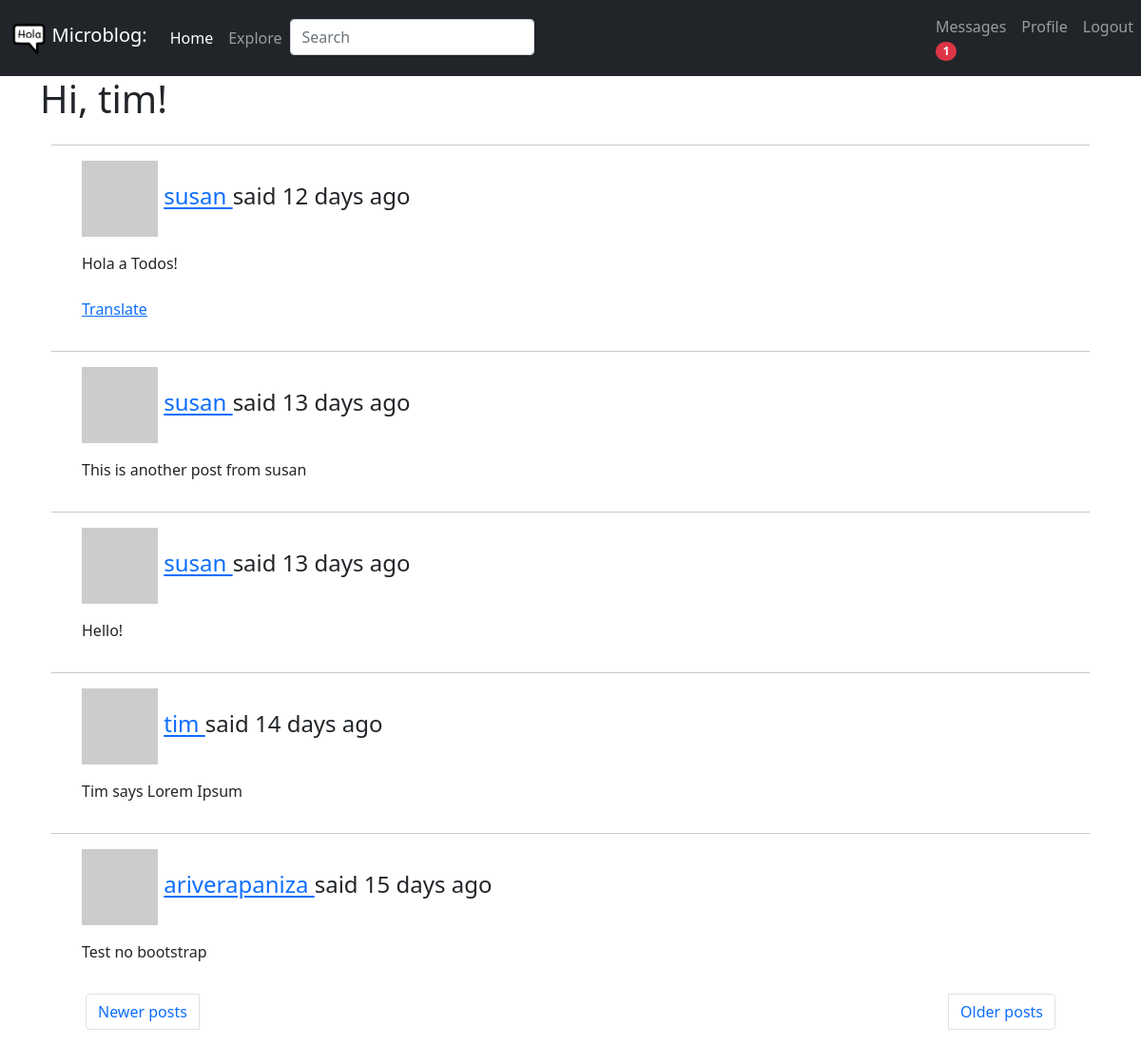
The app's page /explore?page=2 (signed in) with its own data.
### app/models.py (models this page shows, shortened)
class User(UserMixin, db.Model):
    id = db.Column(db.Integer, primary_key=True)
    username = db.Column(db.String(64), index=True, unique=True)
    email = db.Column(db.String(120), index=True, unique=True)
    password_hash = db.Column(db.String(128))
    posts = db.relationship('Post', backref='author', lazy='dynamic')
    about_me = db.Column(db.String(140))
    last_seen = db.Column(db.DateTime, default=datetime.utcnow)
    followed = db.relationship(
        'User', secondary=followers,
        primaryjoin=(followers.c.follower_id == id),
        secondaryjoin=(followers.c.followed_id == id),
        backref=db.backref('followers', lazy='dynamic'), lazy='dynamic')
    messages_sent = db.relationship('Message',
                                    foreign_keys='Message.sender_id',
                                    backref='author', lazy='dynamic')
    messages_received = db.relationship('Message',
                                        foreign_keys='Message.recipient_id',
                                        backref='recipient', lazy='dynamic')
    last_message_read_time = db.Column(db.DateTime)
    notifications = db.relationship('Notification', backref='user',
                                    lazy='dynamic')
    def avatar(self, size):
        digest = md5(self.email.lower().encode('utf-8')).hexdigest()
        return 'https://www.gravatar.com/avatar/{}?d=identicon&s={}'.format(
            digest, size)
    def new_messages(self):
        last_read_time = self.last_message_read_time or datetime(1900, 1, 1)
        return Message.query.filter_by(recipient=self).filter(
            Message.timestamp > last_read_time).count()

class SearchableMixin(object):
    @classmethod
    def before_commit(cls, session):
        session._changes = {
            'add': list(session.new),
            'update': list(session.dirty),
            'delete': list(session.deleted)
        }
    @classmethod
    def after_commit(cls, session):
        for obj in session._changes['add']:
            if isinstance(obj, SearchableMixin):
                add_to_index(obj.__tablename__, obj)
        for obj in session._changes['update']:
            if isinstance(obj, SearchableMixin):
                add_to_index(obj.__tablename__, obj)
        for obj in session._changes['delete']:
            if isinstance(obj, SearchableMixin):
                remove_from_index(obj.__tablename__, obj)
        session._changes = None

class Post(SearchableMixin, db.Model):
    __searchable__ = ['body']
    id = db.Column(db.Integer, primary_key=True)
    body = db.Column(db.String(140))
    timestamp = db.Column(db.DateTime, index=True, default=datetime.utcnow)
    user_id = db.Column(db.Integer, db.ForeignKey('user.id'))
    language = db.Column(db.String(5))

### app/routes.py (the view)
@app.route('/explore')
@login_required
def explore():
    page = request.args.get('page', 1, type=int)
    posts = Post.query.order_by(Post.timestamp.desc()).paginate(page, app.config['POSTS_PER_PAGE'], False)
    next_url = url_for('explore', page=posts.next_num) \
        if posts.has_next else None
    prev_url = url_for('explore', page=posts.prev_num) \
        if posts.has_prev else None
    return render_template('index.html', title=_('Explore'), posts=posts.items, next_url=next_url, prev_url=prev_url)

### app/forms.py
class SearchForm(FlaskForm):
    q = StringField(_l('Search'), validators=[DataRequired()])
    def __init__(self, *args, **kwargs):
        if 'formdata' not in kwargs:
            kwargs['formdata'] = request.args
        if 'csrf_enabled' not in kwargs:
            kwargs['csrf_enabled'] = False
        super(SearchForm, self).__init__(*args, **kwargs)

### app/models.py (called while the page is built)
@login.user_loader
def load_user(id):
    return User.query.get(int(id))

### app/routes.py (called while the page is built)
@app.before_request
def before_request():
    if current_user.is_authenticated:
        current_user.last_seen = datetime.utcnow()
        db.session.commit()
        g.search_form = SearchForm()
    g.locale = str(get_locale())

### app/templates/index.html (shortened to what this page needs)
{% extends "base.html" %}
{% block content %}
  <div class="container mb-3 form-floating">
    <h1>{{ _('Hi, %(username)s!', username=current_user.username) }}</h1>
    {% for post in posts %}
        {% include '_post.html' %}
    {% endfor %}
  </div>
    <div class="container">
      <nav>
        <ul class="pagination justify-content-between">
          {% if prev_url %}
          <li class="page-item px-5">
            <a class="page-link" href="{{ prev_url }}">{{ _('Newer posts') }}</a>
          </li>
          {% else %}
          <li class="page-item px-5 disabled">
            <a class="page-link" href="{{ prev_url }}">{{ _('Newer posts') }}</a>
          </li>
          {% endif %}
          {% if next_url %}
          <li class="page-item px-5">
            <a class="page-link" href="{{ next_url }}">{{ _('Older posts') }}</a>
          </li>
          {% else %}
          <li class="page-item px-5 disabled">
            <a class="page-link" href="{{ next_url }}">{{ _('Older posts') }}</a>
          </li>
          {% endif %}
        </ul>
      </nav>
    </div>
{% endblock %}

### app/templates/_post.html (shortened to what this page needs)
<div class="container">
    <div class="row table-hover">
        <div class="col-md-12">
            <div class="blog-comment">
                <hr/>
                <ul class="comments">
                    <div class="post-comments">
                        <h4>
                             {{ _('%(username)s said %(when)s', username=user_link, when=moment(post.timestamp).fromNow()) }} </h4> </p>
                        <span id="post{{ post.id }}">{{ post.body }}</span>
                        {% if post.language and post.language != g.locale %}
                        <br><br>
                        <span id="translation{{ post.id }}">
                            <a href="javascript:translate(
                                        '#post{{ post.id }}',
                                        '#translation{{ post.id }}',
                                        '{{ post.language }}',
                                        '{{ g.locale }}');">{{ _('Translate') }}</a>
                        </span>
                        {% endif %}
                    </div>
                </ul>
            </div>
        </div>
    </div>
</div>

### records on screen
Post: body "Hola a Todos!"
Post: body "This is another post from susan"
Post: body "Hello!"
Post: body "Tim says Lorem Ipsum"
Post: body "Test no bootstrap"

### other values on screen
{{ new_messages }} "1"
